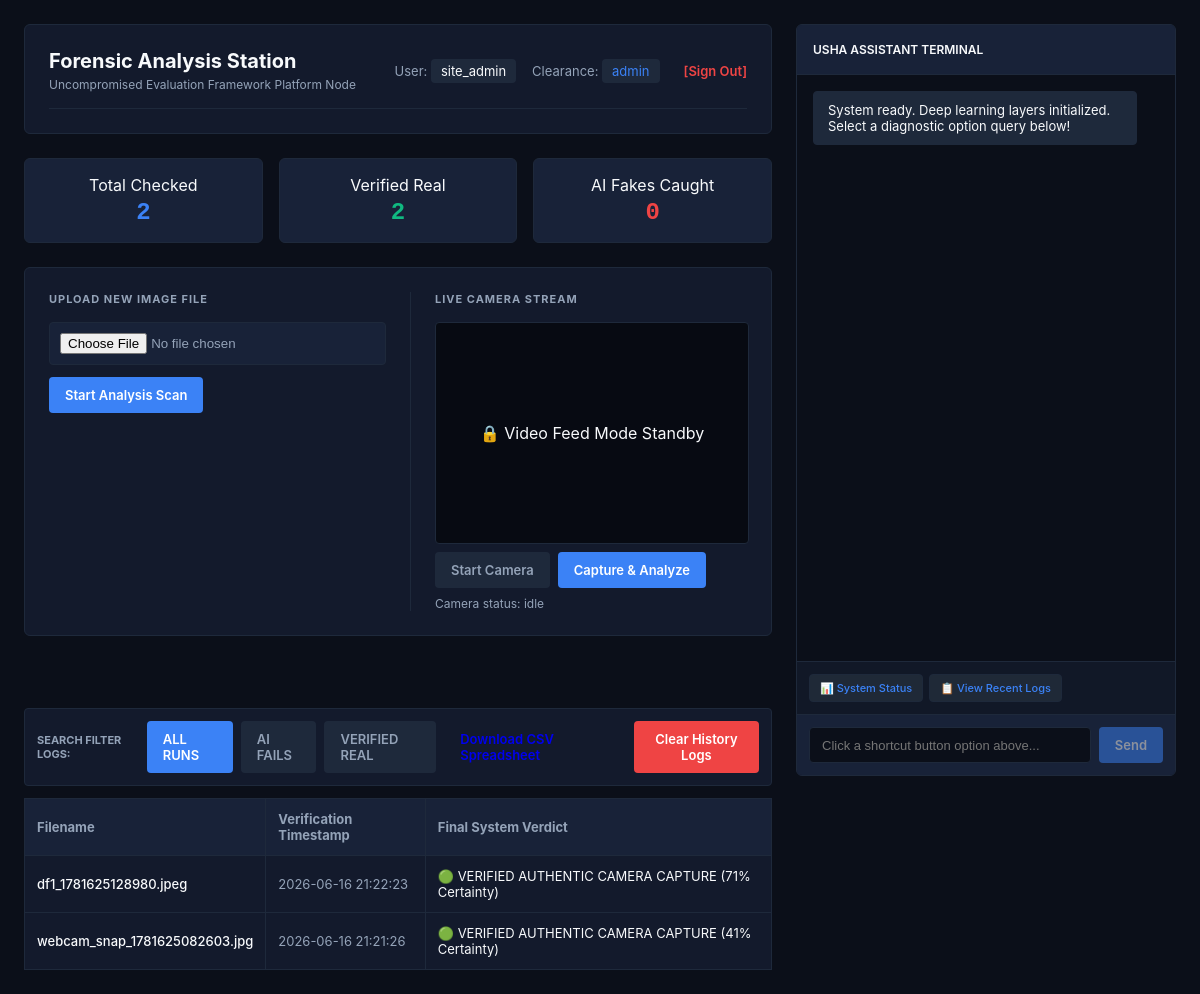
/ (signed in), run on the app's committed database.
### tables this page shows
CREATE TABLE cases (
                id INTEGER PRIMARY KEY AUTOINCREMENT,
                file_hash TEXT UNIQUE,
                filename TEXT,
                timestamp TEXT,
                age_bracket TEXT,
                demographics TEXT,
                dft_score INTEGER,
                ela_verdict TEXT,
                final_verdict TEXT,
                block_hash TEXT,
                gan_signature TEXT,
                metadata_dump TEXT
            );

### app.py (the view)
@app.route('/')
def index():
    if 'username' not in session: return redirect(url_for('login_page'))
    filter_verdict = request.args.get('verdict', 'ALL')
    conn = sqlite3.connect('forensic_history.db')
    cursor = conn.cursor()
    if filter_verdict == 'DEEPFAKE':
        cursor.execute('SELECT filename, timestamp, final_verdict FROM cases WHERE final_verdict LIKE "%🚨%" ORDER BY id DESC')
    elif filter_verdict == 'AUTHENTIC':
        cursor.execute('SELECT filename, timestamp, final_verdict FROM cases WHERE final_verdict LIKE "%🟢%" ORDER BY id DESC')
    else:
        cursor.execute('SELECT filename, timestamp, final_verdict FROM cases ORDER BY id DESC LIMIT 10')
    history = cursor.fetchall()
    conn.close()
    task_id = request.args.get('task_id')
    return render_template('index.html', history=history, current_user=session['username'], current_role=session['role'], active_filter=filter_verdict, loading_task_id=task_id)

### templates/index.html (shortened to what this page needs)
<!DOCTYPE html>
<html lang="en">
<head>
</head>
<body>
    <div class="workspace-grid" id="main-layout-grid">
        <div class="main-panel">
            <div class="card" style="padding: 0; border: none; background: transparent;">
                <div class="card">
                    <div class="header-strip">
                        <div>
                            <h1>Forensic Analysis Station</h1>
                            <div style="font-size:12px; color:var(--text-sub);">Uncompromised Evaluation Framework Platform Node</div>
                        </div>
                        <div class="user-badge">
                            <span>User: <span class="badge-tag">{{ current_user }}</span></span>
                            <span>Clearance: <span class="badge-tag" style="color:var(--blue);">{{ current_role }}</span></span>
                            <a href="/logout" style="color:var(--red); text-decoration:none; font-weight:600; font-size:13px; margin-left:8px;">[Sign Out]</a>
                        </div>
                    </div>
                </div>
            </div>
            <div class="stats-counter-row">
                <div class="stat-card"><div>Total Checked</div><div class="stat-number" id="box-total-count" style="color:var(--blue);">0</div></div>
                <div class="stat-card"><div>Verified Real</div><div class="stat-number" id="box-real-count" style="color:var(--green);">0</div></div>
                <div class="stat-card"><div>AI Fakes Caught</div><div class="stat-number" id="box-fake-count" style="color:var(--red);">0</div></div>
            </div>
            <div class="card triage-input-box">
                <form action="/process" method="POST" enctype="multipart/form-data" onsubmit="window.history.replaceState({}, document.title, '/'); document.getElementById('biometric-loader').style.display = 'flex';">
                    <h3>Upload New Image File</h3>
                    <input type="file" name="file" accept="image/*" required>
                    <div style="margin-top:12px;"><button type="submit">Start Analysis Scan</button></div>
                </form>
                <div class="camera-panel">
                    <h3>Live Camera Stream</h3>
                    <div class="viewfinder-wrapper" id="viewfinder-box">
                        <div id="camera-lock-msg" class="camera-placeholder">🔒 Video Feed Mode Standby</div>
                    </div>
                    <div style="margin-top:8px; display:flex; gap:8px;">
                        <button type="button" id="start-camera-btn" class="filter-btn">Start Camera</button>
                        <button type="button" id="capture-camera-btn" class="filter-btn" style="background:var(--blue); color:#fff;">Capture & Analyze</button>
                    </div>
                    <div id="camera-debug" style="margin-top:8px; font-size:12px; color:var(--text-sub);">Camera status: idle</div>
                </div>
            </div>
            <div>
                <div class="filter-controls">
                    <span style="font-size:11px; font-weight:700; color:var(--text-sub); text-transform:uppercase;">Search Filter Logs:</span>
                    <a href="/?verdict=ALL" class="filter-btn {% if active_filter=='ALL' or not active_filter %}active{% endif %}">ALL RUNS</a>
                    <a href="/?verdict=DEEPFAKE" class="filter-btn {% if active_filter=='DEEPFAKE' %}active{% endif %}" style="{% if active_filter=='DEEPFAKE' %}background:var(--red);{% endif %}">AI FAILS</a>
                    <a href="/?verdict=AUTHENTIC" class="filter-btn {% if active_filter=='AUTHENTIC' %}active{% endif %}" style="{% if active_filter=='AUTHENTIC' %}background:var(--green);{% endif %}">VERIFIED REAL</a>
                    <a href="/api/v1/export/csv" class="btn-link" style="margin-left:auto;">Download CSV Spreadsheet</a>
                    <form action="/api/v1/clear_logs" method="POST" style="margin: 0;"><button type="submit" class="action-red-btn">Clear History Logs</button></form>
                </div>
                {% if history %}
                <table class="history-table">
                    <thead><tr><th>Filename</th><th>Verification Timestamp</th><th>Final System Verdict</th></tr></thead>
                    <tbody>{% for row in history %}<tr><td style="font-weight:500;">{{ row[0] }}</td><td style="color:var(--text-sub);">{{ row[1] }}</td><td>{{ row[2] }}</td></tr>{% endfor %}</tbody>
                </table>
                {% endif %}
            </div>
        </div>
        <div class="sidebar-panel" id="sidebar-container">
            <div class="chat-header"><span class="header-title">USHA ASSISTANT TERMINAL</span></div>
            <div id="chat-box" class="chat-logs"><div class="msg bot">System ready. Deep learning layers initialized. Select a diagnostic option query below!</div></div>
            <div class="chat-suggested-options">
                <button type="button" class="suggest-btn" onclick="submitQuickQuery('📊 System Status')">📊 System Status</button>
                <button type="button" class="suggest-btn" onclick="submitQuickQuery('📋 View Recent Logs')">📋 View Recent Logs</button>
            </div>
            <div class="chat-input-area"><input type="text" id="chat-user-input" readonly placeholder="Click a shortcut button option above..."><button type="button" style="opacity:0.5; cursor:not-allowed;">Send</button></div>
        </div>
    </div>
</body>
</html>

### data on the page
cases: filename "df1_1781625128980.jpeg", timestamp "2026-06-16 21:22:23", final_verdict "🟢 VERIFIED AUTHENTIC CAMERA CAPTURE (71% Certainty)"
cases: filename "webcam_snap_1781625082603.jpg", timestamp "2026-06-16 21:21:26", final_verdict "🟢 VERIFIED AUTHENTIC CAMERA CAPTURE (41% Certainty)"

### other printed values
{{ current_user }} "site_admin"
{{ current_role }} "admin"
